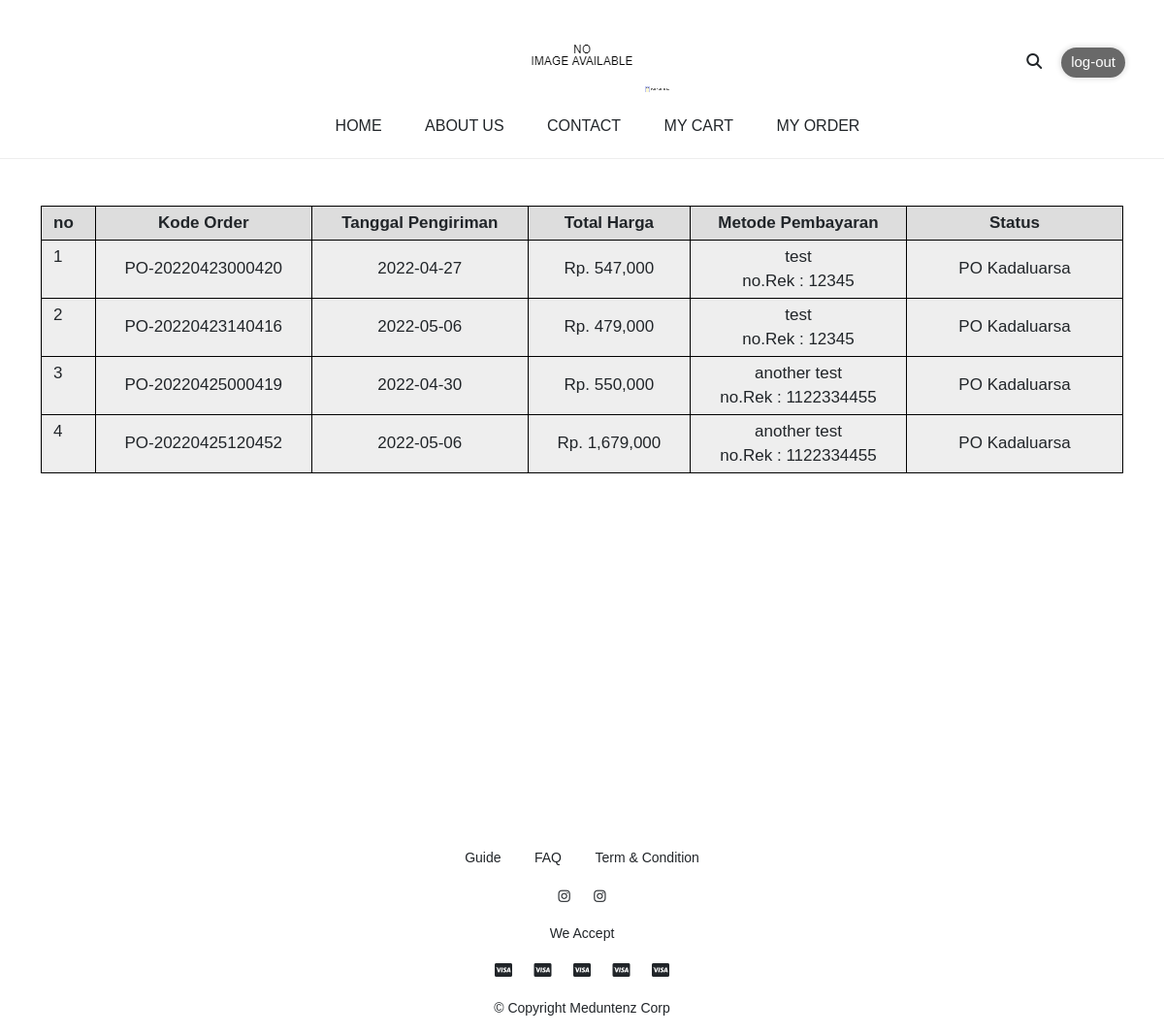
/myorder.php (signed in), run on an earlier commit of the app's database.
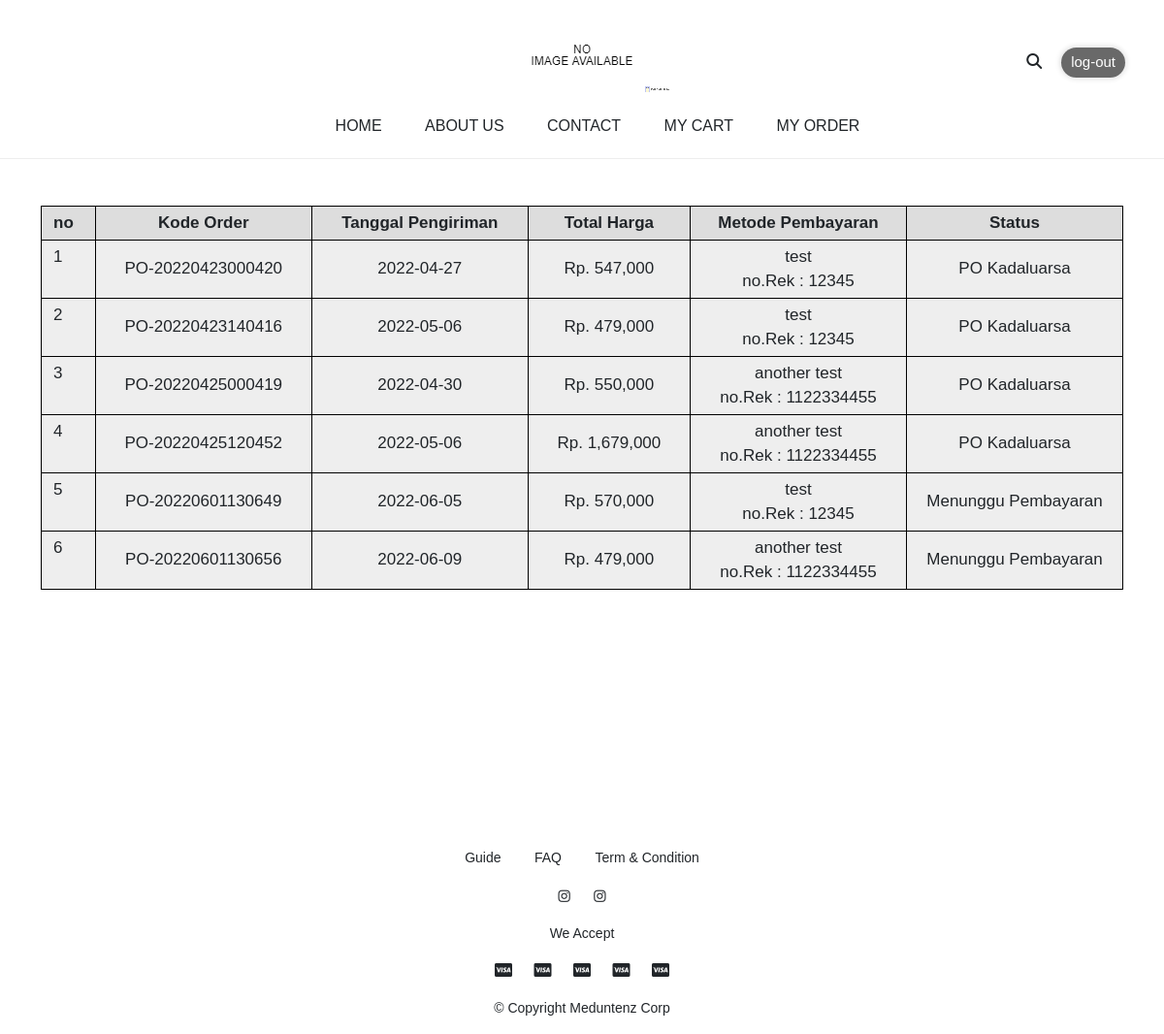
And on a later commit of the database.
### tables this page shows
CREATE TABLE `orders` (
  `id_order` varchar(100) NOT NULL,
  `id_user` int(11) NOT NULL,
  `total_harga` int(11) NOT NULL,
  `metode_pembayaran` int(11) NOT NULL,
  `bukti_transfer` varchar(55) DEFAULT NULL,
  `status` varchar(25) NOT NULL DEFAULT 'Payment',
  `tglDibuat` timestamp NOT NULL DEFAULT CURRENT_TIMESTAMP
);

CREATE TABLE `detail_pengiriman` (
  `id` int(11) NOT NULL,
  `id_order` varchar(100) NOT NULL,
  `tgl_pengiriman` date NOT NULL,
  `nama_pengirim` varchar(100) NOT NULL,
  `telp_pengirim` varchar(50) NOT NULL,
  `alamat_tujuan` text NOT NULL,
  `nama_penerima` varchar(100) NOT NULL,
  `tgl_dibuat` timestamp NOT NULL DEFAULT CURRENT_TIMESTAMP
);

CREATE TABLE `pembayaran` (
  `id` int(11) NOT NULL,
  `metode` varchar(50) NOT NULL,
  `noRek` varchar(50) NOT NULL,
  `logo` text,
  `an` varchar(50) NOT NULL,
  `status` int(1) NOT NULL DEFAULT '1'
);

### PHP/load-orders.php (called while the page is built)
<?php
    require 'connection.php';
    $currentDate = date('Y-m-d');
    if(isset($_SESSION['userLoged'])){
        $iduser = $_SESSION['ID'];
        $sqlOrders = mysqli_query($conn, "SELECT * FROM orders WHERE id_user = $iduser");
        while($temp = mysqli_fetch_assoc($sqlOrders)){
            $listOrders[] = $temp;
            $idMetodePembayaran = $temp['metode_pembayaran'];
            $sqlMetodePembayaran = mysqli_query($conn, "SELECT * FROM pembayaran WHERE id = $idMetodePembayaran");
            $metodePembayaran[] = mysqli_fetch_assoc($sqlMetodePembayaran);
        }
    }else{
    }
?>

### myorder.php (the view, shortened to what this page needs)
<?php
    require 'PHP/load-orders.php';
?>
<!DOCTYPE html>
<html lang="en">
<head>
    <link rel="stylesheet" href="Asset/css/style.css" />
    <link href="https://cdn.jsdelivr.net/npm/bootstrap@5.0.2/dist/css/bootstrap.min.css" rel="stylesheet"
 />
    <link href="https://cdn.jsdelivr.net/npm/bootstrap@5.0.2/dist/css/bootstrap.min.css" rel="stylesheet"
>
</head>
<body>
    <div>
        <?php include 'navbar.php' ?>
        <section class="section-1-order">
            <div class="container-md mx-auto">
                <table class="w-100 table=cart">
                    <tr class="table-head">
                        <th class="text-area nomor-urut">
                            no
                        </th>
                        <th class="text-area text-center kode-order-container">
                            Kode Order
                        </th>
                        <th class="text-area text-center tanggal-pengiriman-container">
                            Tanggal Pengiriman
                        </th>
                        <th class="text-area text-center total-harga-container">
                            Total Harga
                        </th>
                        <th class="text-area text-center metode-pembayaran-container">
                            Metode Pembayaran
                        </th>
                        <th class="text-area text-center status-container">
                            Status
                        </th>
                    </tr>
                    <?php $i=0;foreach ($listOrders as $orders):
                            $idorder = $orders['id_order'];
                            $sqlDetailPengiriman = mysqli_query($conn, "SELECT * FROM detail_pengiriman WHERE id_order = '$idorder'");
                            $detailPengiriman = mysqli_fetch_assoc($sqlDetailPengiriman);
                    ?>
                    <tr class="list-order" onclick="window.location.href='orders-detail.php?order=<?=$orders['id_order']?>'">
                        <td>
                            <?=$i+1?>
                        </td>
                        <td class="text-center">
                            <?=$orders['id_order']?>
                        </td>
                        <td class="text-center">
                            <?=$detailPengiriman['tgl_pengiriman']?>
                        </td>
                        <td class="text-center">
                            Rp. <?=number_format($orders['total_harga'])?>
                        </td>
                        <td class="text-center">
                            <?=$metodePembayaran[$i]['metode']?><br>
                            no.Rek : <?=$metodePembayaran[$i]['noRek']?>
                        </td>
                        <td class="text-center">
                            <?php if($detailPengiriman['tgl_pengiriman'] <= $currentDate): ?>
                                PO Kadaluarsa
                            <?php elseif($orders['status'] == 'Payment'): ?>
                                Menunggu Pembayaran
                            <?php elseif($orders['status'] == 'Confirm'): ?>
                                Menunggu Konfirmasi
                            <?php elseif($orders['status'] == 'Proccess'): ?>
                                Sedang Dalam Proses
                            <?php endif; ?>
                        </td>
                    </tr>
                    <?php $i++;endforeach;?>
                </table>
            </div>
        </section>
        <section class="footer-section">
            <ul class="footer-menu">
                <li>
                    <a href="#">
                        Guide
                    </a>
                </li>
                <li>
                    <a href="#">
                        FAQ
                    </a>
                </li>
                <li>
                    <a href="#">
                        Term & Condition
                    </a>
                </li>
            </ul>
            <ul class="footer-socmed">
                <li>
                    <a href="#">
                        <i class="fab fa-instagram"></i>
                    </a>
                </li>
                <li>
                    <a href="#">
                        <i class="fab fa-instagram"></i>
                    </a>
                </li>
            </ul>
            <p class="footer-payment-title">
                We Accept
            </p>
            <ul class="footer-payment-choice">
                <li>
                    <a href="#">
                        <i class="fab fa-cc-visa"></i>
                    </a>
                </li>
                <li>
                    <a href="#">
                        <i class="fab fa-cc-visa"></i>
                    </a>
                </li>
                <li>
                    <a href="#">
                        <i class="fab fa-cc-visa"></i>
                    </a>
                </li>
                <li>
                    <a href="#">
                        <i class="fab fa-cc-visa"></i>
                    </a>
                </li>
                <li>
                    <a href="#">
                        <i class="fab fa-cc-visa"></i>
                    </a>
                </li>
            </ul>
            <p class="copyright-footer">
                © Copyright Meduntenz Corp
            </p>
        </section>
    </div>
</body>
</html>

### navbar.php (shortened to what this page needs)
<section class="section-navbar text-center pt-3 mb-5">
    <div class="container-md mx-auto position-relative">
        <img src="Asset/img/Logo-index-730_190x.png" alt=""></img>
        <div class="navbar-feature">
            <ul class="mb-0 d-flex justify-content-end">
                <li>
                    <a href="#">
                        <i class="fas fa-search"></i>
                    </a>
                </li>
                <li>
                    <?php if(isset($_SESSION["ownerLoged"]) || isset($_SESSION["adminLoged"]) || isset($_SESSION["userLoged"])): ?>
                        <?php if(isset($_SESSION["userLoged"])): ?>
                            <a href="PHP/logout-session.php" class="user-logout-button">
                                log-out
                            </a>
                        <?php endif; ?>
                    <?php else: ?>
                        <a href="login.php" class="user-logout-button">
                            log-in
                        </a>
                    <?php endif; ?>
                </li>
            </ul>
        </div>
        <ul class="navbar-menu">
            <li>
                <a href="../Web/index.php">
                    HOME
                </a>
            </li>
            <li>
                <a href="#">
                    ABOUT US
                </a>
            </li>
            <li>
                <a href="#">
                    CONTACT
                </a>
            </li>
            <?php if(isset($_SESSION['userLoged'])): ?>
            <li>
                <a href="cart.php">
                    MY CART
                </a>
            </li>
            <li>
                <a href="myorder.php">
                    MY ORDER
                </a>
            </li>
            <?php endif; ?>
        </ul>
    </div>
</section>

### Asset/css/style.css (style rules this page uses)
p, h1, h2, h3, h4, h5, a, span, label, ul, li, div { font-family: 'Karla', sans-serif; }
body { width: 100% !important; padding: 0; margin: 0; }
.section-navbar { border-bottom: 1px solid #EDEDED; position: relative; }
.section-navbar .navbar-feature { position: absolute; right: 0px; top: 20%; }
.section-navbar .navbar-feature li { display: inline-block; padding: 10px 10px 5px 10px; }
.section-navbar .navbar-feature li a { text-decoration: none; color: inherit; }
.section-navbar .navbar-feature .user-logout-button { box-shadow: #e6e6e6 0px 0px 5px 2px; border-radius: 20px; padding: 6px 10px 8px 10px; font-size: 15px; color: white; background-color: #696969; }
.section-navbar ul.navbar-menu li { display: inline-block; padding: 20px 20px 5px 20px; }
.section-navbar ul.navbar-menu li a { text-decoration: none; color: inherit; }
.section-1-order { min-height: 70vh; }
.section-1-order th { background: #DDDDDD; color: 06113C; border: 1px solid black; padding: 4px 12px; font-size: 17px; font-weight: 600; }
.section-1-order td { background: #EEEEEE; color: 06113C; border: 1px solid black; padding: 4px 12px; vertical-align: unset; font-size: 17px; }
.section-1-order .list-order { cursor: pointer; }
.section-1-order .text-center { text-align: center; vertical-align: middle; }
.section-1-order .nomor-urut { width: 5%; }
.section-1-order .kode-order-container { width: 20%; }
.section-1-order .tanggal-pengiriman-container { width: 20%; }
.section-1-order .total-harga-container { width: 15%; }
.section-1-order .metode-pembayaran-container { width: 20%; }
.footer-section { margin-top: 100px; }
.footer-section a { color: inherit; text-decoration: none; }
.footer-section ul { list-style: none; padding-left: 0; }
.footer-section .footer-menu { text-align: center; }
.footer-section .footer-menu li { display: inline-block; padding: 0 15px; font-size: 14px; }
.footer-section .footer-socmed { text-align: center; }
.footer-section .footer-socmed li { display: inline-block; padding: 0 10px; font-size: 14px; }
.footer-section .footer-payment-title { text-align: center; font-size: 14px; }
.footer-section .footer-payment-choice { text-align: center; }
.footer-section .footer-payment-choice li { display: inline-block; padding: 0 9px; }
.footer-section .copyright-footer { text-align: center; font-size: 14px; }

What changed in the data, as far as the page shows it:
added orders: id_order "PO-20220601130649", detail_pengiriman.tgl_pengiriman "2022-06-05", total_harga "570,000", $metodePembayaran[$i]['metode'] "test", $metodePembayaran[$i]['noRek'] "12345", status "Menunggu Pembayaran"
added orders: id_order "PO-20220601130656", detail_pengiriman.tgl_pengiriman "2022-06-09", total_harga "479,000", $metodePembayaran[$i]['metode'] "another test", $metodePembayaran[$i]['noRek'] "1122334455", status "Menunggu Pembayaran"
